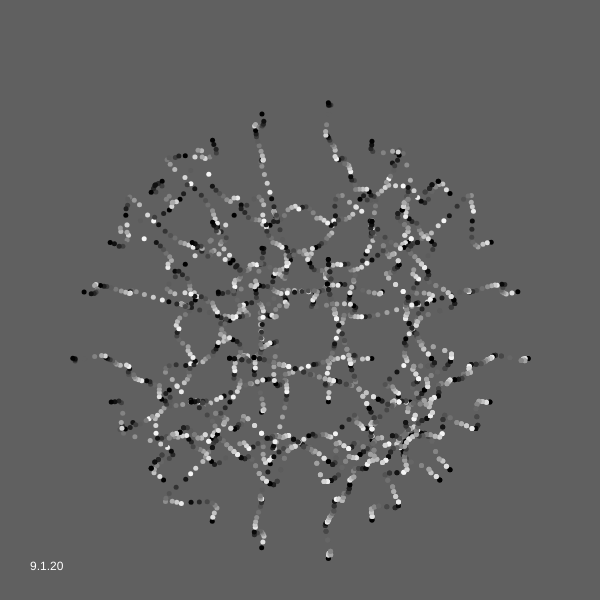
Frame 1 (no input)
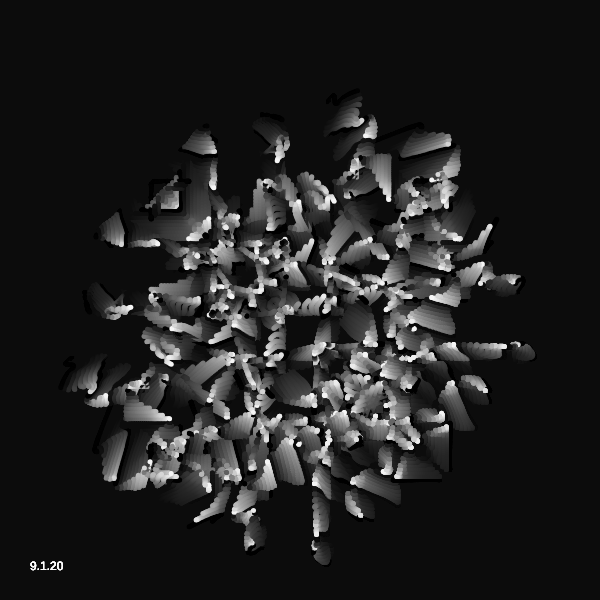
Frame 60 (no input)
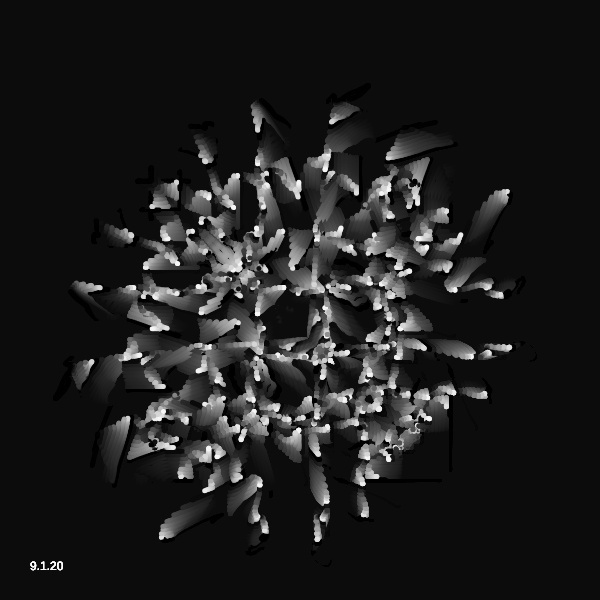
Frame 120 (the mouse pressed at the canvas centre since frame 60)

The p5.js sketch that drew these frames (run headless with seeded random() and noise() and a simulated clock; from frame 60 on, the mouse is pressed at the canvas centre):

// p5.js sketch
// ── sketch.js

function setup() {
  createCanvas(600, 600);
  background(100);

}

function draw() {
  background(0, 10);
  let angleStep = TAU/10;
  let baseRadius = width*0.2;
  let noiseScale = 2;
  let hei = height*0.5;
  let strokeW = baseRadius*0.15;
  noFill();
  strokeWeight(strokeW);
  push();
  translate(width/2,height*0.55);
  
  for(let yoff = hei/2; yoff >= -hei/2; yoff-=strokeW/5)
  {
    let colorRatio = map(yoff,hei/2,-hei/2,10,0);
    let coli = int(colorRatio);
    colorRatio = colorRatio%1;
    if(coli == 0)colorRatio=pow(colorRatio,1.5);
    if(coli == 5)colorRatio=pow(colorRatio,0.8);
    let col = lerpColor(color(0), color(255),colorRatio);
    fill(col, 20);
    noStroke();
    for(let angle = 0 ; angle < TAU+angleStep*3; angle+=angleStep){
      let centerOff = noise((frameCount/50+yoff/100)*0.3)-0.5;
      let x = cos(angle)+centerOff;
      let y = sin(angle);
      let nv = noise((x+10)*noiseScale,y*noiseScale,(yoff*noiseScale + frameCount)/100);
      let radius = baseRadius*(1+map(nv,0,1,-0.8,0.8));
      ellipse(x*radius,y*radius*0.7+yoff, 5, 5);
       ellipse(y*radius*0.7+yoff, x*radius, 5, 5);
    }
  
  }
  pop();

  fill(255);
  text("9.1.20", 30, height-30);
}
